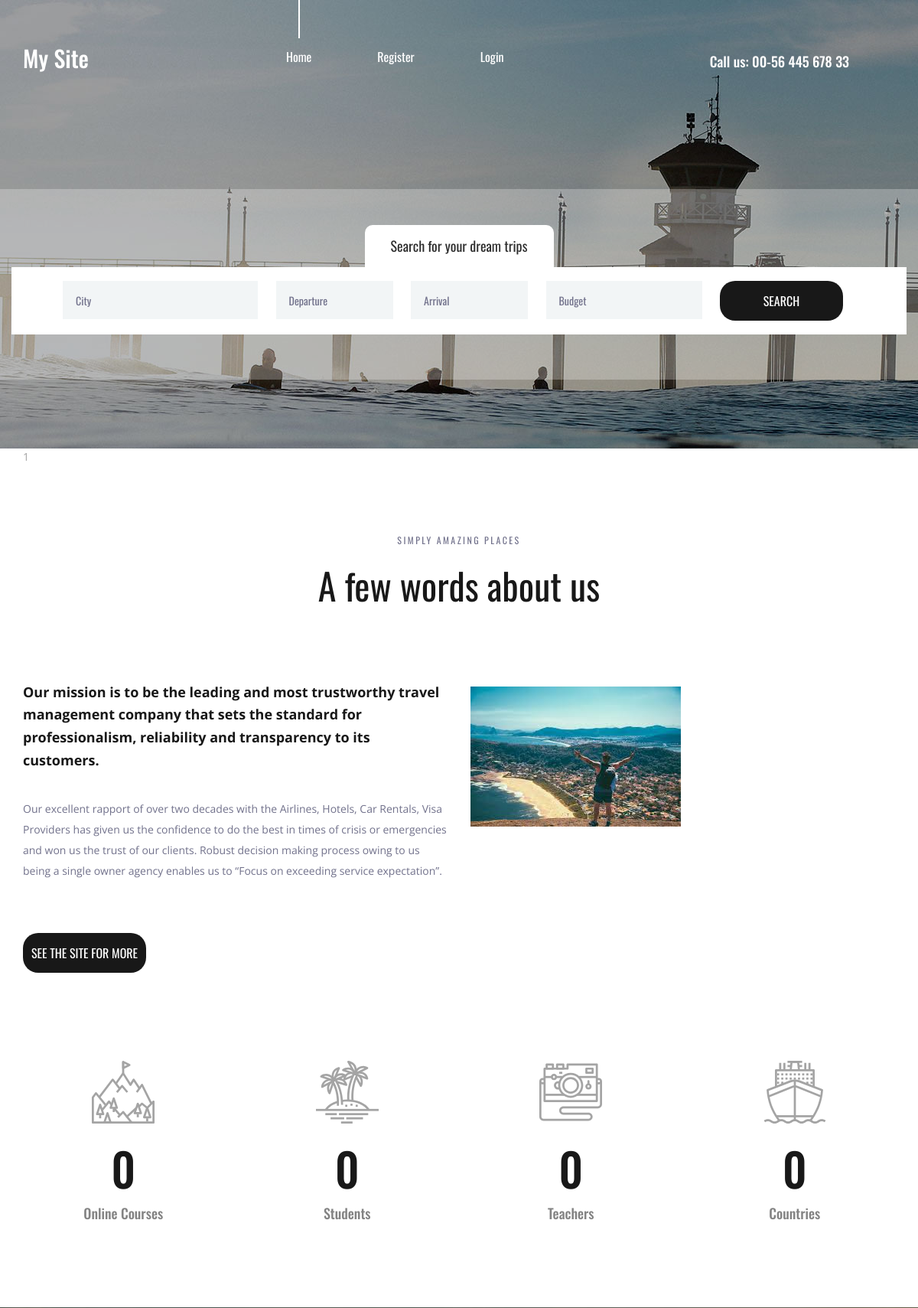
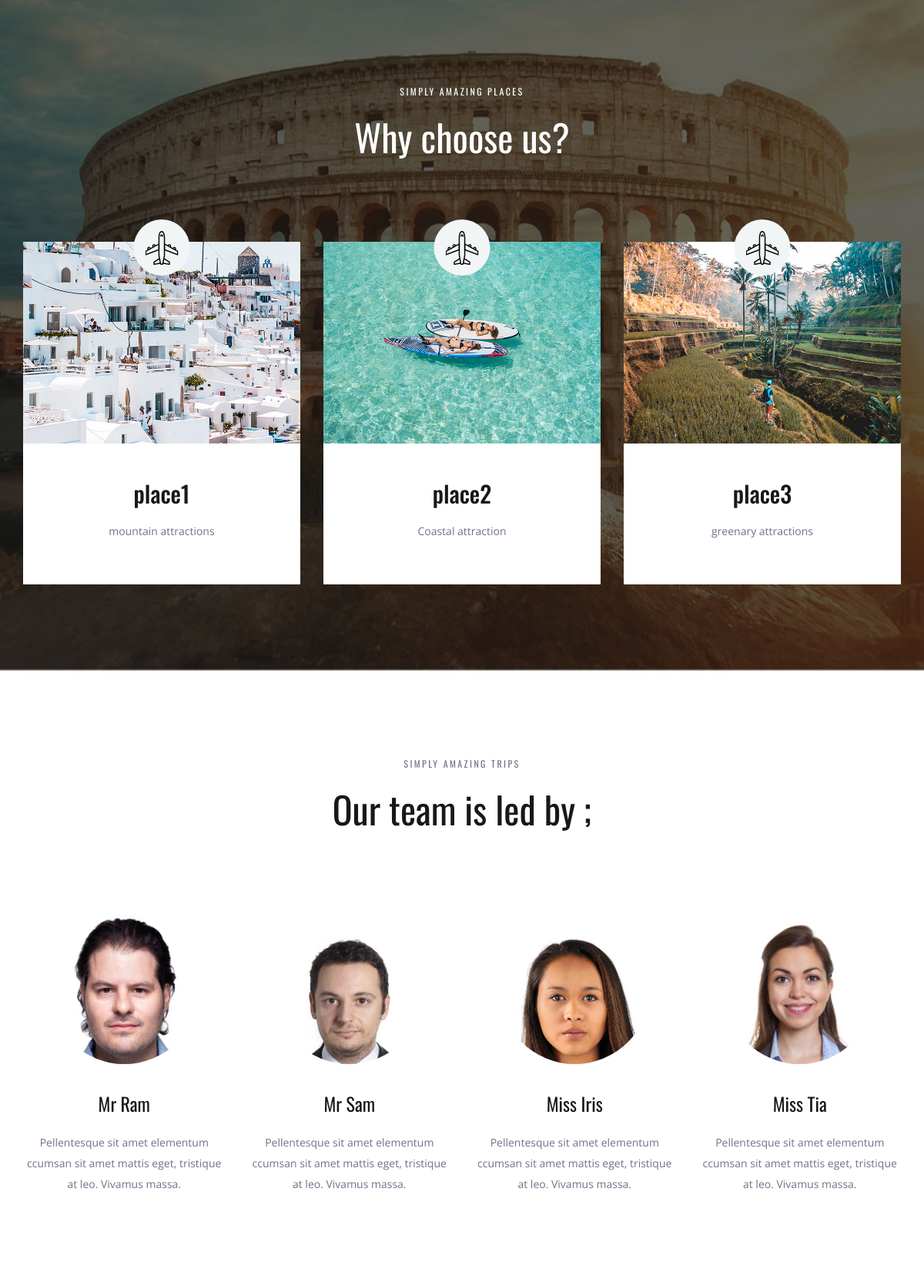
The page / (upper part) on the database its author committed (2 pictures, top to bottom).
### travelapp/models.py (models this page shows, shortened)
class place(models.Model):
    name=models.CharField(max_length=250)
    img=models.ImageField(upload_to='pics')
    desc=models.TextField()

class panel(models.Model):
    name=models.CharField(max_length=250)
    img=models.ImageField(upload_to='pics')
    def __str__(self):
        return self.name

### travelapp/views.py (the view)
# urls.py: path('',views.demo,name='demo'),
def demo(request):
   obj=place.objects.all()
   panels=panel.objects.all()
   print("panels",panels)
   return render(request,"index.html",{'result':obj,'panel':panels})

### templates/index.html (shortened to what this page needs)
{% load static %}
<!DOCTYPE html>
<html lang="en">
<head>
<link rel="stylesheet" type="text/css" href="{% static 'styles/bootstrap4/bootstrap.min.css' %}">
<link href="{% static 'plugins/font-awesome-4.7.0/css/font-awesome.min.css' %}" rel="stylesheet" type="text/css">
<link rel="stylesheet" type="text/css" href="{% static 'plugins/OwlCarousel2-2.2.1/owl.carousel.css' %}">
<link rel="stylesheet" type="text/css" href="{% static 'plugins/OwlCarousel2-2.2.1/owl.theme.default.css' %}">
<link rel="stylesheet" type="text/css" href="{% static 'plugins/OwlCarousel2-2.2.1/animate.css' %}">
<link rel="stylesheet" type="text/css" href="{% static 'styles/about.css' %}">
<link rel="stylesheet" type="text/css" href="{% static 'styles/about_responsive.css' %}">
</head>
<body>
<div class="super_container">
	<header class="header">
		<div class="container">
			<div class="row">
				<div class="col">
					<div class="header_content d-flex flex-row align-items-center justify-content-start">
						<div class="header_content_inner d-flex flex-row align-items-end justify-content-start">
							<div class="logo"><a href="/">My Site</a></div>
							<nav class="main_nav">
								<ul class="d-flex flex-row align-items-start justify-content-start">
									<li class="nav-item active">
										<a class="nav-link" href="/">Home <span class="sr-only">(current)</span></a>
									  </li>
									{% if user.is_authenticated %}
                 					<li>hello {{user.username}}</li>
                							<li class="nav-item">
                  								<a class="nav-link" href="credentials/logout">Log out</a>
                									</li>
                					{% else %}
                						<li class="nav-item">
                  							<a class="nav-link" href="credentials/register"> Register</a>
                										</li>
												<li class="nav-item">
												<a class="nav-link" href="credentials/login"> Login </a>
												</li>
               						{%endif%}
								</ul>
							</nav>
							<div class="header_phone ml-auto">Call us: 00-56 445 678 33</div>
						</div>
					</div>
				</div>
			</div>
		</div>
	</header>
	<div class="home">
		<div class="background_image" style="background-image:url({% static 'images/about.jpg' %})"></div>
	</div>
	<div class="home_search">
		<div class="container">
			<div class="row">
				<div class="col">1
					<div class="home_search_container">
						<div class="home_search_title">Search for your dream trips</div>
						<div class="home_search_content">
							<form action="#" class="home_search_form" id="home_search_form">
								<div class="d-flex flex-lg-row flex-column align-items-start justify-content-lg-between justify-content-start">
									<input type="text" class="search_input search_input_1" placeholder="City" required="required">
									<input type="text" class="search_input search_input_2" placeholder="Departure" required="required">
									<input type="text" class="search_input search_input_3" placeholder="Arrival" required="required">
									<input type="text" class="search_input search_input_4" placeholder="Budget" required="required">
									<button class="home_search_button">search</button>
								</div>
							</form>
						</div>
					</div>
				</div>
			</div>
		</div>
	</div>
	<div class="about">
		<div class="container">
			<div class="row">
				<div class="col text-center">
					<div class="section_subtitle">simply amazing places</div>
					<div class="section_title"><h2>A few words about us</h2></div>
				</div>
			</div>
			<div class="row about_row">
				<div class="col-lg-6">
					<div class="about_content">
						<div class="text_highlight">Our mission is to be the leading and most trustworthy travel management company that sets the standard for professionalism, reliability and transparency to its customers.</div>
						<div class="about_text">
							<p>Our excellent rapport of over two decades with the Airlines, Hotels, Car Rentals, Visa Providers has given us the confidence to do the best in times of crisis or emergencies and won us the trust of our clients. Robust decision making process owing to us being a single owner agency enables us to “Focus on exceeding service expectation”.</p>
						</div>
						<div class="button about_button"><a href="#">see the site for more information</a></div>
					</div>
				</div>
				<div class="col-lg-6">
					<div class="about_image"><img src="{% static 'images/logo2.jpg' %}" alt=""></div>
				</div>
			</div>
		</div>
	</div>
	<div class="milestones">
		<div class="container">
			<div class="row">
				<div class="col-lg-3 milestone_col">
					<div class="milestone text-center">
						<div class="milestone_icon"><img src="{% static 'images/mountain.svg' %}" alt=""></div>
						<div class="milestone_counter" data-end-value="17">0</div>
						<div class="milestone_text">Online Courses</div>
					</div>
				</div>
				<div class="col-lg-3 milestone_col">
					<div class="milestone text-center">
						<div class="milestone_icon"><img src="{% static 'images/island.svg' %}" alt=""></div>
						<div class="milestone_counter" data-end-value="213">0</div>
						<div class="milestone_text">Students</div>
					</div>
				</div>
				<div class="col-lg-3 milestone_col">
					<div class="milestone text-center">
						<div class="milestone_icon"><img src="{% static 'images/camera.svg' %}" alt=""></div>
						<div class="milestone_counter" data-end-value="11923">0</div>
						<div class="milestone_text">Teachers</div>
					</div>
				</div>
				<div class="col-lg-3 milestone_col">
					<div class="milestone text-center">
						<div class="milestone_icon"><img src="{% static 'images/boat.svg' %}" alt=""></div>
						<div class="milestone_counter" data-end-value="15">0</div>
						<div class="milestone_text">Countries</div>
					</div>
				</div>
			</div>
		</div>
	</div>
	<div class="why">
		<div class="parallax_background parallax-window" data-parallax="scroll" data-image-src="{% static 'images/why.jpg' %}" data-speed="0.8"></div>
		<div class="container">
			<div class="row">
				<div class="col text-center">
					<div class="section_subtitle">simply amazing places</div>
					<div class="section_title"><h2>Why choose us?</h2></div>
				</div>
			</div>
			<div class="row why_row">
				{% for i in result %}
				<div class="col-lg-4 why_col">
					<div class="why_item">
						<div class="why_image">
							<img src="{{i.img.url}}" alt=""  class="why_img">
							<div class="why_icon d-flex flex-column align-items-center justify-content-center">
								<img src="{% static 'images/why_1.svg' %}" alt="">
							</div>
						</div>
						<div class="why_content text-center">
							<div class="why_title">{{i.name}}</div>
							<div class="why_text">
								<p>{{i.desc}}</p>
							</div>
						</div>
					</div>
				</div>
				{% endfor %}
			</div>
		</div>
	</div>
	<div class="team">
		<div class="container">
			<div class="row">
				<div class="col text-center">
					<div class="section_subtitle">simply amazing trips</div>
					<div class="section_title"><h2>Our team is led by ;</h2></div>
				</div>
			</div>
			<div class="row team_row">
				{% for i in panel %}
				<div class="col-xl-3 col-md-6 team_col">
					<div class="team_item d-flex flex-column align-items-center justify-content-start text-center">
						<div class="team_image"><img src="{{i.img.url}}" alt=""></div>
						<div class="team_content">
							<div class="team_title"><a href="#">{{i.name}}</a></div>
							<div class="team_text">
								<p>Pellentesque sit amet elementum ccumsan sit amet mattis eget, tristique at leo. Vivamus massa.</p>
							</div>
						</div>
					</div>
				</div>
				{% endfor %}
			</div>
		</div>
	</div>
</div>
</body>
</html>

### templates/index.html (style rules this page uses)
.why_img { width: 100%; height: auto; }

### rows shown on the page
place: img (picture), name "place1", desc "mountain attractions"
place: img (picture), name "place2", desc "Coastal attraction"
place: img (picture), name "place3", desc "greenary attractions"
panel: img (picture), name "Mr Ram"
panel: img (picture), name "Mr Sam"
panel: img (picture), name "Miss Iris"
panel: img (picture), name "Miss Tia"
